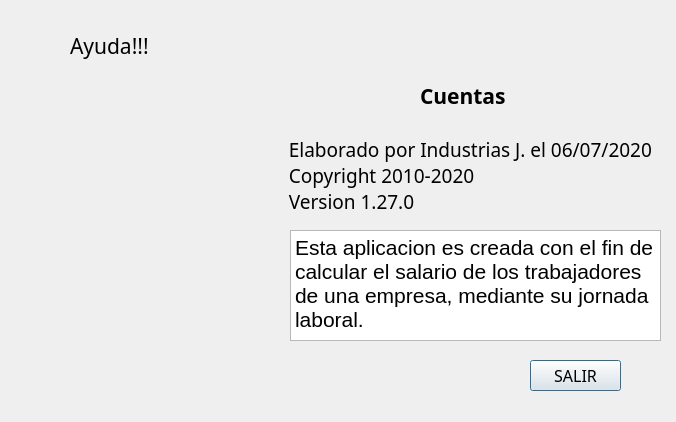
<?xml version="1.0" encoding="UTF-8"?>
<ui version="4.0">
 <class>Dialog</class>
 <widget class="QDialog" name="Dialog">
  <property name="geometry">
   <rect>
    <x>0</x>
    <y>0</y>
    <width>676</width>
    <height>422</height>
   </rect>
  </property>
  <property name="windowTitle">
   <string>Dialog</string>
  </property>
  <widget class="QTextBrowser" name="textBrowser">
   <property name="geometry">
    <rect>
     <x>290</x>
     <y>230</y>
     <width>371</width>
     <height>111</height>
    </rect>
   </property>
   <property name="html">
    <string>&lt;!DOCTYPE HTML PUBLIC &quot;-//W3C//DTD HTML 4.0//EN&quot; &quot;http://www.w3.org/TR/REC-html40/strict.dtd&quot;&gt;
&lt;html&gt;&lt;head&gt;&lt;meta name=&quot;qrichtext&quot; content=&quot;1&quot; /&gt;&lt;style type=&quot;text/css&quot;&gt;
p, li { white-space: pre-wrap; }
&lt;/style&gt;&lt;/head&gt;&lt;body style=&quot; font-family:'MS Shell Dlg 2'; font-size:8.25pt; font-weight:400; font-style:normal;&quot;&gt;
&lt;p style=&quot; margin-top:0px; margin-bottom:0px; margin-left:0px; margin-right:0px; -qt-block-indent:0; text-indent:0px;&quot;&gt;&lt;span style=&quot; font-size:16pt;&quot;&gt;Esta aplicacion es creada con el fin de calcular el salario de los trabajadores de una empresa, mediante su jornada laboral.&lt;/span&gt;&lt;/p&gt;&lt;/body&gt;&lt;/html&gt;</string>
   </property>
  </widget>
  <widget class="QPushButton" name="btnSalir">
   <property name="geometry">
    <rect>
     <x>530</x>
     <y>360</y>
     <width>91</width>
     <height>31</height>
    </rect>
   </property>
   <property name="font">
    <font>
     <family>Perpetua Titling MT</family>
     <pointsize>12</pointsize>
    </font>
   </property>
   <property name="text">
    <string>SALIR</string>
   </property>
  </widget>
  <widget class="QLabel" name="label_3">
   <property name="geometry">
    <rect>
     <x>200</x>
     <y>130</y>
     <width>471</width>
     <height>91</height>
    </rect>
   </property>
   <property name="font">
    <font>
     <family>Rockwell</family>
     <pointsize>14</pointsize>
    </font>
   </property>
   <property name="text">
    <string>                  Elaborado por Industrias J. el 06/07/2020
                  Copyright 2010-2020
                  Version 1.27.0</string>
   </property>
  </widget>
  <widget class="QLabel" name="label_2">
   <property name="geometry">
    <rect>
     <x>420</x>
     <y>80</y>
     <width>91</width>
     <height>31</height>
    </rect>
   </property>
   <property name="font">
    <font>
     <family>Segoe UI Black</family>
     <pointsize>16</pointsize>
     <weight>75</weight>
     <bold>true</bold>
    </font>
   </property>
   <property name="text">
    <string>Cuentas</string>
   </property>
  </widget>
  <widget class="QLabel" name="label_4">
   <property name="geometry">
    <rect>
     <x>10</x>
     <y>90</y>
     <width>271</width>
     <height>281</height>
    </rect>
   </property>
   <property name="styleSheet">
    <string notr="true">border-image: url(:/Salario/salario.png);</string>
   </property>
   <property name="text">
    <string/>
   </property>
  </widget>
  <widget class="QLabel" name="label">
   <property name="geometry">
    <rect>
     <x>70</x>
     <y>20</y>
     <width>151</width>
     <height>51</height>
    </rect>
   </property>
   <property name="font">
    <font>
     <family>Wide Latin</family>
     <pointsize>16</pointsize>
    </font>
   </property>
   <property name="text">
    <string>Ayuda!!!</string>
   </property>
  </widget>
 </widget>
 <resources/>
 <connections/>
</ui>
